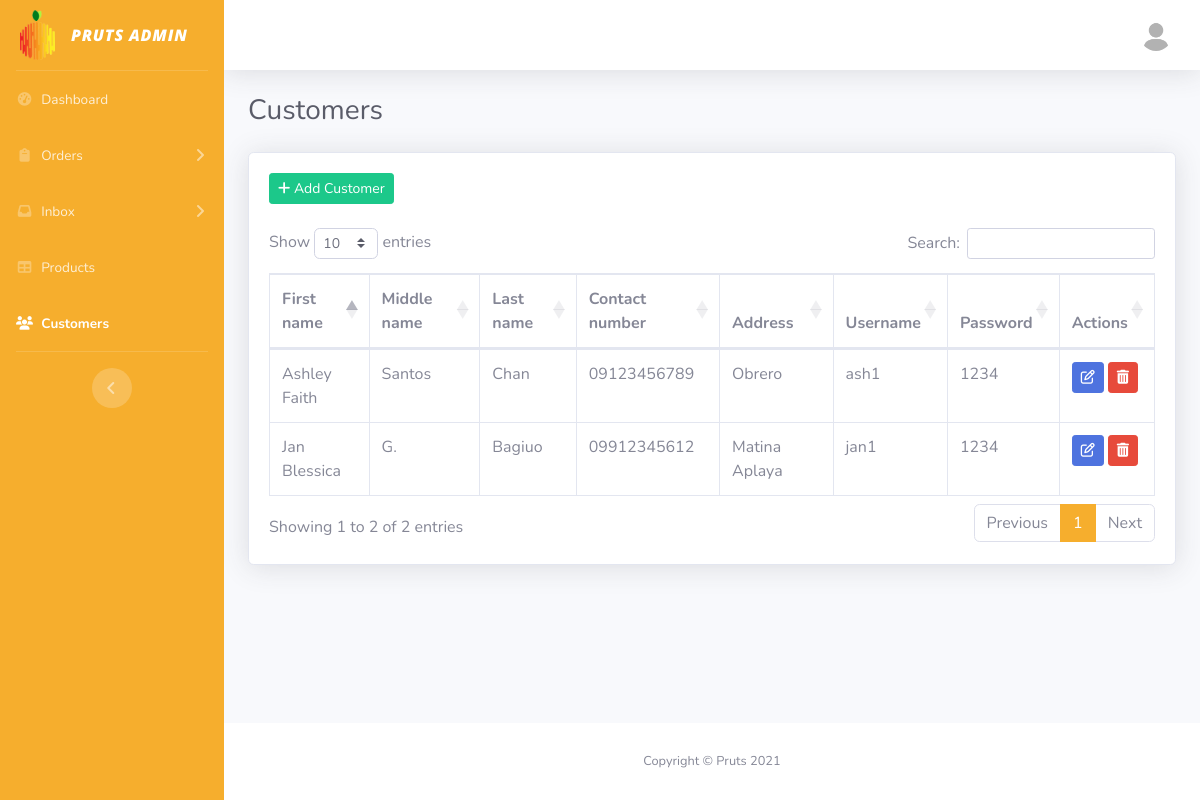
The page /admin_users.php on the database its author committed.
### tables this page shows
CREATE TABLE IF NOT EXISTS `customer` (
  `customerId` int(10) NOT NULL AUTO_INCREMENT,
  `fname` varchar(50) NOT NULL,
  `mname` varchar(50) NOT NULL,
  `lname` varchar(50) NOT NULL,
  `contactno` varchar(15) NOT NULL,
  `address` varchar(255) NOT NULL,
  `username` varchar(50) NOT NULL,
  `password` varchar(50) NOT NULL,
  PRIMARY KEY (`customerId`)
);

### admin_users.php (the view, shortened to what this page needs)
<?php
include("config.php");
$conn = new mysqli($servername, $username, $password, $dbname);
?>
<!DOCTYPE html>
<html>
<head>
    <link href="vendor/fontawesome-free/css/all.min.css" rel="stylesheet" type="text/css">
    <link href="css/style.css" rel="stylesheet">
    <link href="vendor/datatables/dataTables.bootstrap4.min.css" rel="stylesheet">
</head>
<body id="page-top">
    <div id="wrapper">
        <ul class="navbar-nav bg-gradient-primary sidebar sidebar-dark accordion" id="accordionSidebar">
            <a class="sidebar-brand d-flex align-items-center justify-content-center">
                <div class="sidebar-brand-icon">
                    <img src="img/logo.png">
                </div>
                <div class="sidebar-brand-text mx-3 logonocolor">Pruts Admin</div>
            </a>
            <hr class="sidebar-divider my-0">
            <li class="nav-item">
                <a class="nav-link" href="admin_dashboard.php">
                    <i class="fas fa-fw fa-tachometer-alt"></i>
                    <span>Dashboard</span></a>
            </li>
            <li class="nav-item">
                <a class="nav-link collapsed" href="#" data-toggle="collapse" data-target="#collapse1"
                    aria-expanded="true" aria-controls="collapseOne">
                    <i class="fas fa-fw fa-clipboard"></i>
                    <span>Orders</span>
                </a>
            </li>
            <li class="nav-item">
                <a class="nav-link collapsed" href="#" data-toggle="collapse" data-target="#collapse2"
                    aria-expanded="true" aria-controls="collapseTwo">
                    <i class="fas fa-fw fa-inbox"></i>
                    <span>Inbox</span>
                </a>
            </li>
            <li class="nav-item">
                <a class="nav-link" href="admin_products.php">
                    <i class="fas fa-fw fa-table"></i>
                    <span>Products</span></a>
            </li>
            <li class="nav-item active">
                <a class="nav-link" href="admin_products.php">
                    <i class="fas fa-fw fa-users"></i>
                    <span>Customers</span></a>
            </li>
            <hr class="sidebar-divider d-none d-md-block">
            <div class="text-center d-none d-md-inline">
                <button class="rounded-circle border-0" id="sidebarToggle"></button>
            </div>
        </ul>
        <div id="content-wrapper" class="d-flex flex-column">
            <div id="content">
                <nav class="navbar navbar-expand navbar-light bg-white topbar mb-4 static-top shadow">
                    <ul class="navbar-nav ml-auto">
                        <li class="nav-item dropdown no-arrow">
                            <a class="nav-link dropdown-toggle" href="#" id="userDropdown" role="button" data-toggle="dropdown" aria-haspopup="true" aria-expanded="false">
                                <img class="img-profile rounded-circle" src="img/user.jpg">
                            </a>
                        </li>
                    </ul>
                </nav>
                <div class="container-fluid">
                    <div class="d-sm-flex align-items-center justify-content-between mb-4">
                        <h1 class="h3 mb-0 text-gray-800">Customers</h1>
                    </div>
                    <div>
                        <div class="card shadow mb-4">
                            <div class="card-body">
                                <button id="add" data-toggle="modal" data-target="#addModal" class="btn btn-success btn-sm m-0 waves-effect"><i class="fa fa-plus"></i> Add Customer</button>
                                <br><br>
                                <?php $res = mysqli_query($conn, "SELECT * FROM `customer` ORDER BY customerId"); ?>
                                <div class="table-responsive">
                                    <table id="dataTable" class="table table-bordered">
                                        <thead>
                                            <tr>
                                                <th>First name</th>
                                                <th>Middle name</th>
                                                <th>Last name</th>
                                                <th>Contact number</th>
                                                <th>Address</th>
                                                <th>Username</th>
                                                <th>Password</th>
                                                <th>Actions</th>
                                            </tr>
                                        </thead>
                                        <tbody>
                                            <?php while ($row = mysqli_fetch_assoc($res)) { ?>
                                                <tr>
                                                    <td class="fname">
                                                        <?= $row['fname']; ?>
                                                    </td>
                                                    <td class="mname">
                                                        <?= $row['mname']; ?>
                                                    </td>
                                                    <td class="lname">
                                                        <?= $row['lname']; ?>
                                                    </td>
                                                    <td class="contact">
                                                        <?= $row['contactno']; ?>
                                                    </td>
                                                    <td class="address">
                                                        <?= $row['address']; ?>
                                                    </td>
                                                    <td class="username">
                                                        <?= $row['username']; ?>
                                                    </td>
                                                    <td class="password">
                                                        <?= $row['password']; ?>
                                                    </td>
                                                    <td>
                                                        <a href="admin_edit_user.php?id=<?php echo $row['customerId']; ?>" class="btn btn-primary btn-sm m-0 waves-effect"><i class="fa fa-edit"></i></a>
                                                        <a href="admin_delete_user.php?id=<?php echo $row['customerId']; ?>" class="btn btn-danger btn-sm m-0 waves-effect"><i class="fa fa-trash"></i></a>
                                                    </td>
                                                <?php } ?>
                                        </tbody>
                                    </table>
                                </div>
                            </div>
                        </div>
                    </div>
                </div>
            </div>
            <footer class="sticky-footer bg-white">
                <div class="container my-auto">
                    <div class="copyright text-center my-auto">
                        <span>Copyright &copy; Pruts 2021</span>
                    </div>
                </div>
            </footer>
        </div>
    </div>
</body>
</html>

### rows shown on the page
customer: fname "Jan Blessica", mname "G.", lname "Bagiuo", contactno "09912345612", address "Matina Aplaya", username "jan1", password "1234"
customer: fname "Ashley Faith", mname "Santos", lname "Chan", contactno "09123456789", address "Obrero", username "ash1", password "1234"
